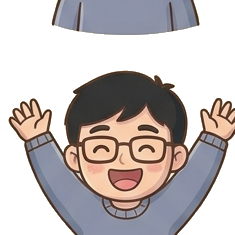
#> input picture toon/assets/characters/appa_excited.png, 235 x 235 px, given in place of appa_excited.png.png, which was not available
$ python -i build_toon.py   (imports and definitions only)
#> lines starting #> are read from the running program, lines starting #| are printed output that depends on the picture; pictures that were not available may be replaced by others from this repository, and a replacement may not be noted
#!/usr/bin/env python3
"""속담·고사성어·영어표현 인스타툰 자동 조립기.

content/<slug>.json 을 읽어 캐릭터 에셋을 합성하고 말풍선·자막을 얹어
인스타 캐러셀(1080x1350) 패널 PNG 를 out/<slug>/ 에 생성한다.

    python3 toon/build_toon.py ilseokijo

캐릭터는 assets/characters/ 의 배경 투명 PNG (characters.json 참조).
"""
import sys, json, pathlib
from PIL import Image, ImageDraw, ImageFont, ImageFilter

ROOT = pathlib.Path(__file__).resolve().parent
CH = ROOT / "assets" / "characters"
BGDIR = ROOT / "assets" / "backgrounds"
W, H = 1080, 1350

# ── 폰트 ────────────────────────────────────────────
NANUM = "/usr/share/fonts/truetype/nanum"
# [6 lines left out: function _f, not called in this run]
def f_title(s): return _f(["NanumSquareRoundEB.ttf", "NanumSquareRoundB.ttf", "NanumGothicBold.ttf"], s)
def f_bold(s):  return _f(["NanumSquareRoundB.ttf", "NanumGothicBold.ttf"], s)
def f_reg(s):   return _f(["NanumSquareRoundR.ttf", "NanumGothic.ttf"], s)
# [6 lines left out: function f_hanja, not called in this run]

def hx(c):
    c = c.lstrip("#")
    return tuple(int(c[i:i+2], 16) for i in (0, 2, 4))

# ── 배경/데코 레이어 ─────────────────────────────────
def _ov(base):
    return Image.new("RGBA", base.size, (0, 0, 0, 0))

# [59 lines left out: functions bg_dots, frame, spotlight, ground, sparkle, ring and 2 more, not called in this run]

def mtext(base, xy, text, font, fill, spacing=14, align="center", anchor=None):
    ImageDraw.Draw(base).multiline_text(xy, text, font=font, fill=fill,
                                        spacing=spacing, align=align, anchor=anchor)

# [52 lines left out: functions hanja_gloss_row, place, place_prop, not called in this run]


def props_of(base, panel):
    for pr in panel.get("props", []):
        place_prop(base, pr["name"], pr["x"], pr["y"], pr.get("scale", 0.12), pr.get("flip", False))

# ── 배경 합성 ────────────────────────────────────────
def load_bg(name):
    """배경 이미지를 캔버스(W×H)에 cover-fit."""
#> called with name = 'assets/characters/appa_excited.png'
    im = Image.open(BGDIR / f"{name}.png").convert("RGBA")
#> im is the input picture: PIL image 235x235 RGBA; mean R, G, B, A 190.5, 176.8, 164.7, 138.7
    s = max(W / im.width, H / im.height)
#> s = 5.74
    im = im.resize((max(W, int(im.width * s)), max(H, int(im.height * s))), Image.LANCZOS)
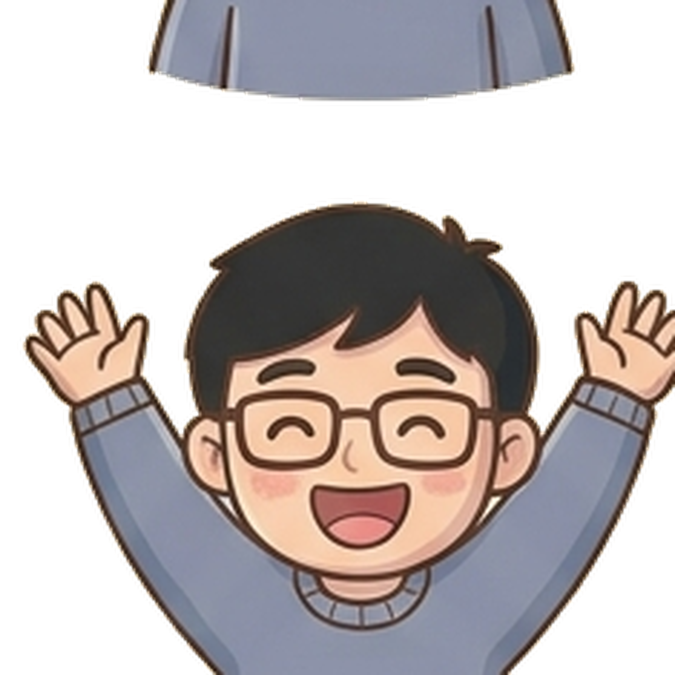
#> im: PIL image 1350x1350 RGBA (shown at 1/2 size); mean R, G, B, A 81.3, 73.6, 72.4, 138.7; transparent parts drawn white
    x, y = (im.width - W) // 2, (im.height - H) // 2
#> x = 135; y = 0
    return im.crop((x, y, x + W, y + H))
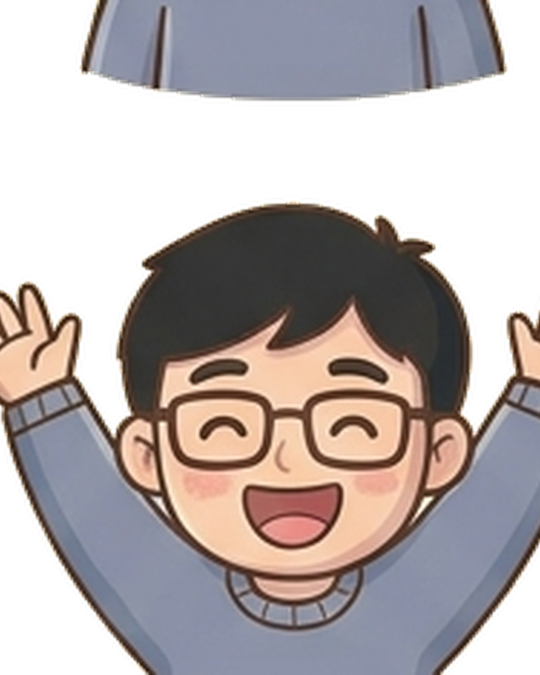
#> returned value: PIL image 1080x1350 RGBA (shown at 1/2 size); mean R, G, B, A 94.2, 85.7, 85, 163.2; transparent parts drawn white

# [145 lines left out: functions top_scrim, bubble, pill, page_no, render, not called in this run]

def _dark(c, ink):
    return sum(c) < 380  # 밝은 색이면 ink 대신 그대로

# [24 lines left out: function main, not called in this run]

# [2 lines not run here, left out]

>>> result = load_bg('assets/characters/appa_excited.png')

$ run again, on toon/assets/characters/ddal_jump.png
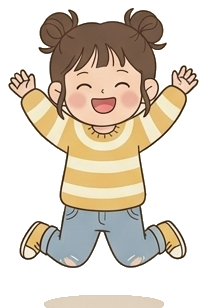
#> input picture toon/assets/characters/ddal_jump.png, 207 x 308 px, given in place of ddal_jump.png.png, which was not available
#> in load_bg, im is the input picture: PIL image 207x308 RGBA; mean R, G, B, A 212.7, 198.9, 176.1, 123.9
#> in load_bg, `im = im.resize((max(W, int(im.width * s)), max(H, int(im.height * s)))..`:
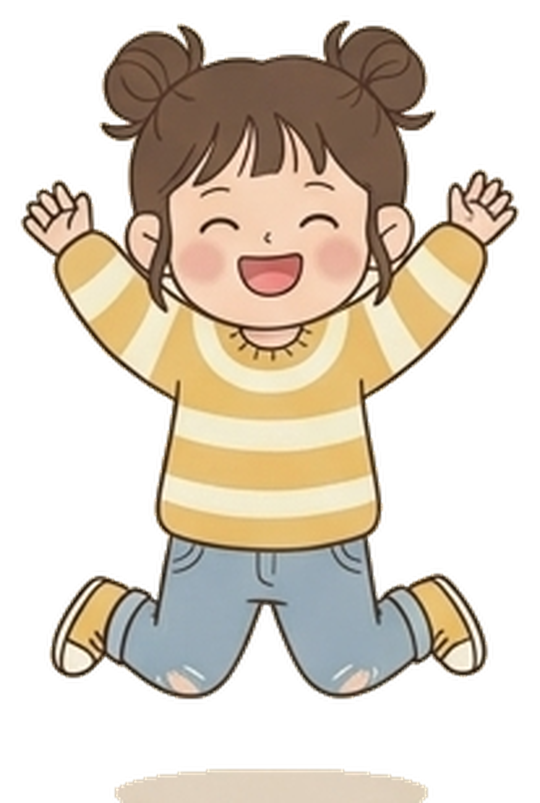
#> im: PIL image 1080x1606 RGBA (shown at 1/2 size); mean R, G, B, A 94, 83.4, 69.4, 123.9; transparent parts drawn white
#> in load_bg, `return im.crop((x, y, x + W, y + H))`:
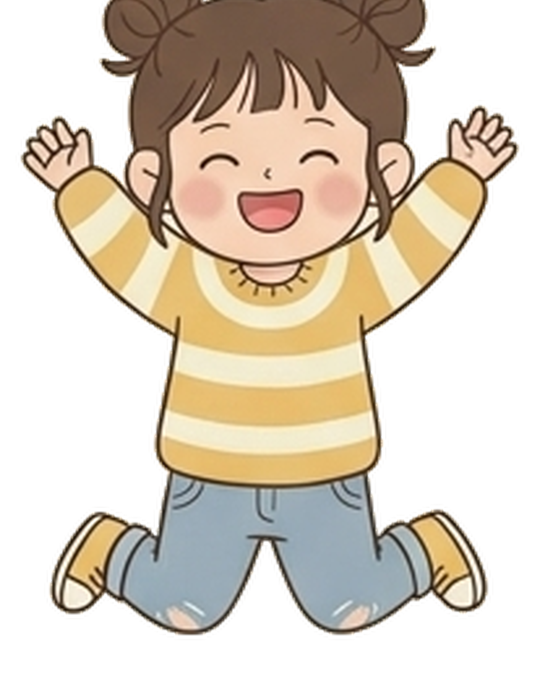
#> returned value: PIL image 1080x1350 RGBA (shown at 1/2 size); mean R, G, B, A 102.6, 90.9, 75.2, 136.3; transparent parts drawn white

$ run again, on toon/assets/characters/ddal_sleepzzz.png
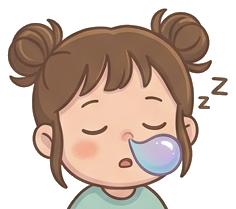
#> input picture toon/assets/characters/ddal_sleepzzz.png, 236 x 209 px, given in place of ddal_sleepzzz.png.png, which was not available
#> in load_bg, im is the input picture: PIL image 236x209 RGBA; mean R, G, B, A 201.8, 179.9, 161.5, 151.3
#> in load_bg, `im = im.resize((max(W, int(im.width * s)), max(H, int(im.height * s)))..`:
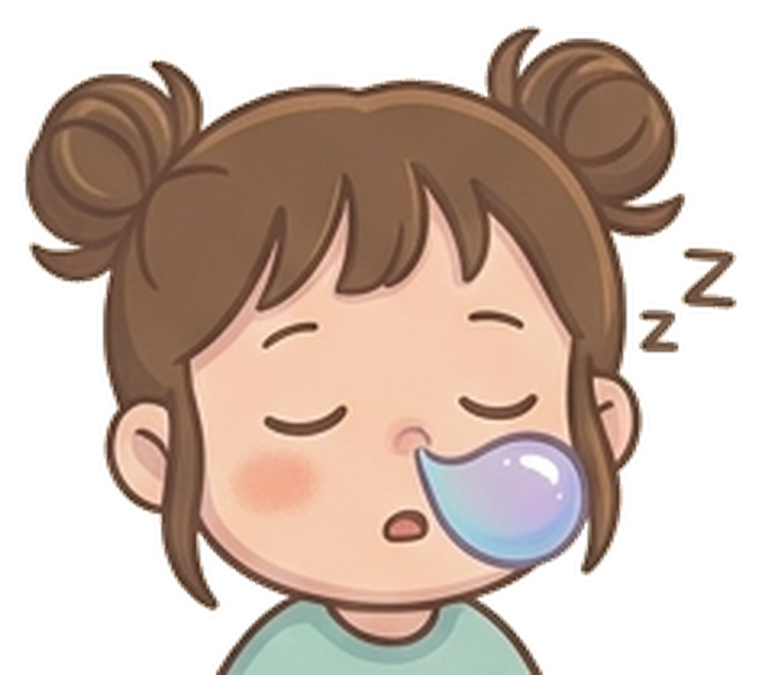
#> im: PIL image 1524x1350 RGBA (shown at 1/2 size); mean R, G, B, A 106, 86.5, 74.6, 151.3; transparent parts drawn white
#> in load_bg, `return im.crop((x, y, x + W, y + H))`:
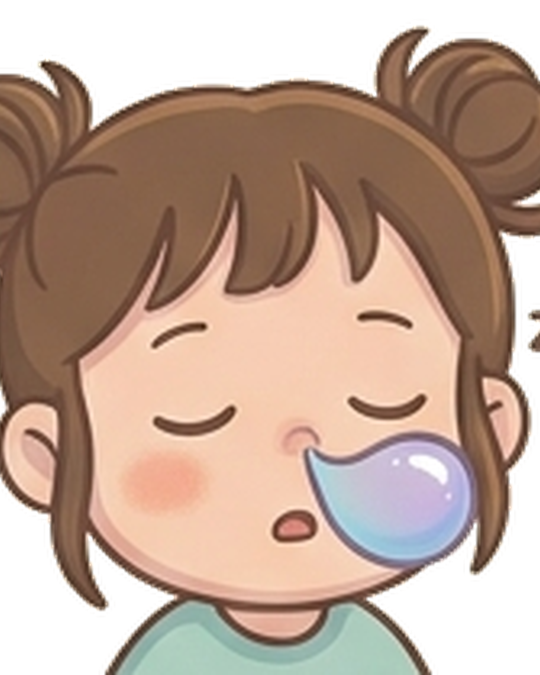
#> returned value: PIL image 1080x1350 RGBA (shown at 1/2 size); mean R, G, B, A 139.3, 113.8, 98.3, 198.7; transparent parts drawn white

$ run again, on toon/assets/characters/ddal_starry.png
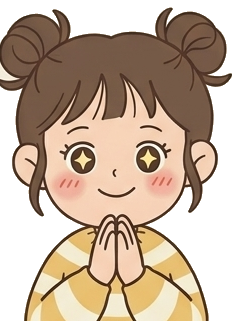
#> input picture toon/assets/characters/ddal_starry.png, 240 x 321 px, given in place of ddal_starry.png.png, which was not available
#> in load_bg, im is the input picture: PIL image 240x321 RGBA; mean R, G, B, A 193.7, 171.1, 146.5, 175.7
#> in load_bg, `im = im.resize((max(W, int(im.width * s)), max(H, int(im.height * s)))..`:
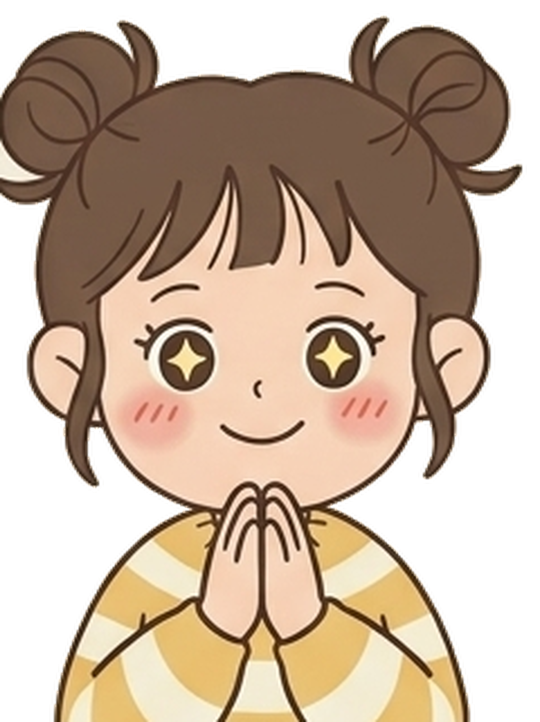
#> im: PIL image 1080x1444 RGBA (shown at 1/2 size); mean R, G, B, A 122.6, 101.8, 82.5, 175.6; transparent parts drawn white
#> in load_bg, `return im.crop((x, y, x + W, y + H))`:
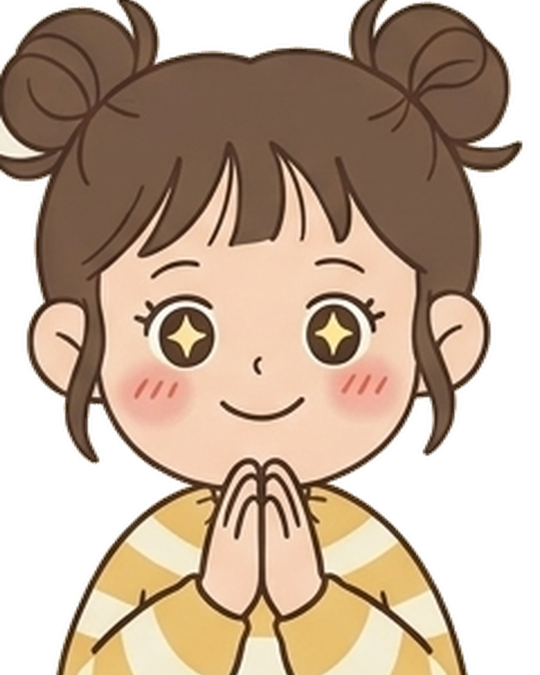
#> returned value: PIL image 1080x1350 RGBA (shown at 1/2 size); mean R, G, B, A 124.8, 103.2, 83.7, 180.9; transparent parts drawn white
